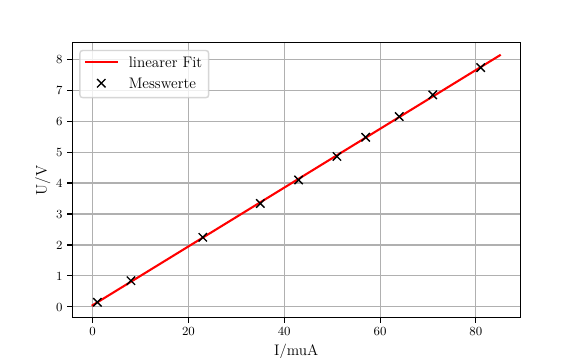

This chart was generated by the following Python code:
import numpy as np
import matplotlib.pyplot as plt
from scipy.optimize import curve_fit

I,U = np.genfromtxt('Messwerte100kO.txt', unpack = 'True')

def lin(x,m,b):
    return m*x + b

popt,pcov = curve_fit(lin,I,U)

x = np.linspace(0,85)
plt.plot(x, lin(x,*popt), 'r-', label = r'linearer Fit')
plt.plot(I,U,'kx', label = r'Messwerte')

print('Lastwiderstand(Steigung) in MegaOhm:', popt[0], '+-', np.sqrt(pcov[0,0]))
plt.xlabel('I/muA')
plt.ylabel('U/V')
plt.grid()
plt.legend(loc = 'best')
plt.savefig('100kO.pdf')
